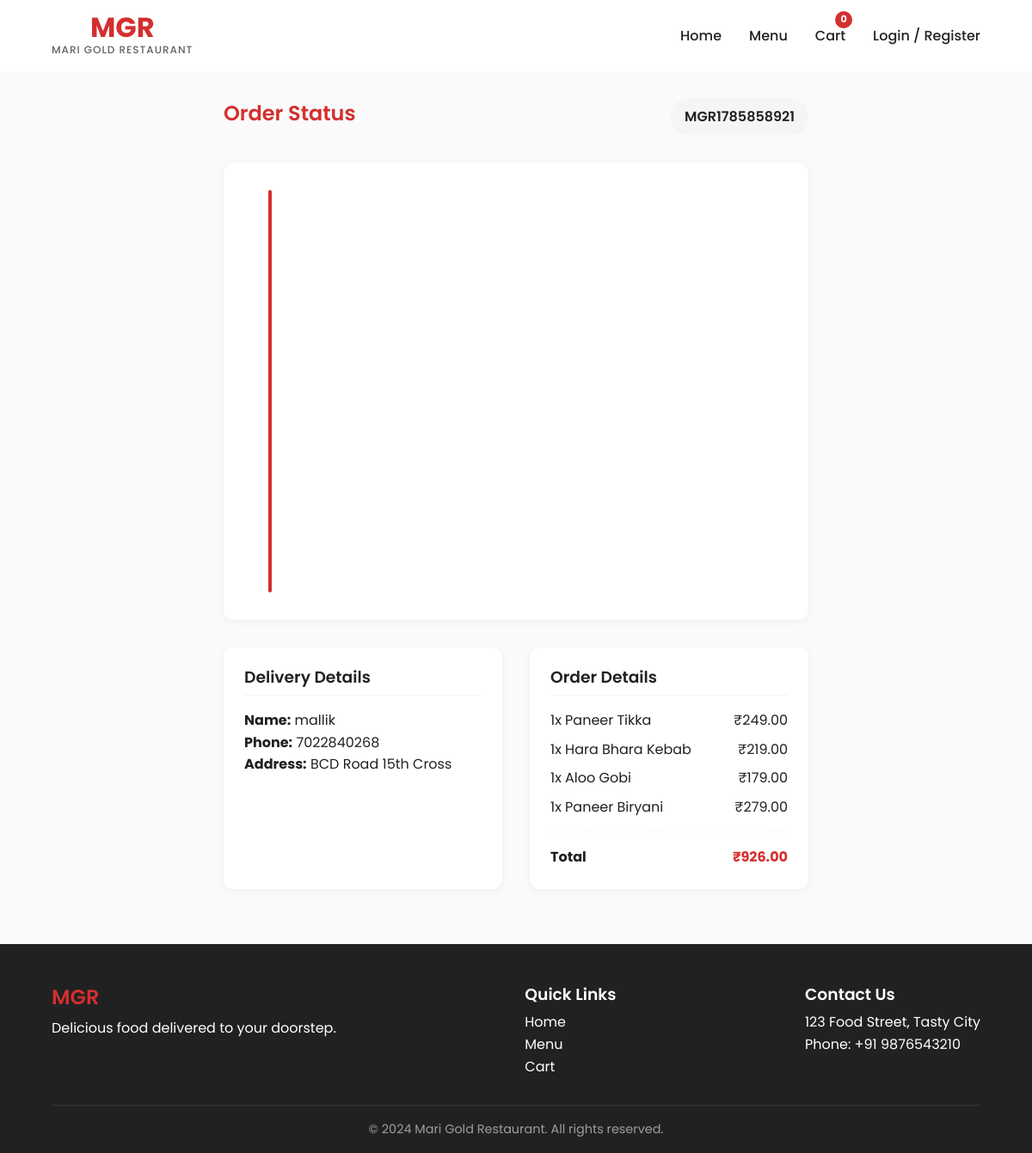
Page /order/MGR1785858921/ on the committed database.
### store/models.py (models this page shows, shortened)
class Order(models.Model):
    STATUS_CHOICES = [
        ('pending', 'Pending'),
        ('confirmed', 'Confirmed'),
        ('preparing', 'Preparing'),
        ('out_for_delivery', 'Out for Delivery'),
        ('delivered', 'Delivered'),
        ('cancelled', 'Cancelled'),
    ]
    PAYMENT_CHOICES = [
        ('upi', 'UPI'),
        ('cod', 'Cash on Delivery'),
    ]
    user = models.ForeignKey(User, on_delete=models.SET_NULL, null=True, blank=True)
    order_number = models.CharField(max_length=20, unique=True)
    customer_name = models.CharField(max_length=200)
    phone = models.CharField(max_length=15)
    email = models.EmailField(blank=True)
    address = models.TextField()
    city = models.CharField(max_length=100)
    pincode = models.CharField(max_length=10)
    total_amount = models.DecimalField(max_digits=10, decimal_places=2)
    payment_method = models.CharField(max_length=10, choices=PAYMENT_CHOICES)
    payment_status = models.BooleanField(default=False)
    order_status = models.CharField(max_length=20, choices=STATUS_CHOICES, default='pending')
    special_instructions = models.TextField(blank=True)
    created_at = models.DateTimeField(auto_now_add=True)
    updated_at = models.DateTimeField(auto_now=True)

class OrderItem(models.Model):
    order = models.ForeignKey(Order, on_delete=models.CASCADE, related_name='items')
    food_item = models.ForeignKey(FoodItem, on_delete=models.SET_NULL, null=True)
    food_name = models.CharField(max_length=200)
    quantity = models.IntegerField(default=1)
    price = models.DecimalField(max_digits=8, decimal_places=2)
    @property
    def subtotal(self):
        return self.quantity * self.price

### store/views.py (the view, shortened to what this page needs)
# urls.py: path('order/<str:order_number>/', views.order_status, name='order_status'),
def order_status(request, order_number):
    order = get_object_or_404(Order, order_number=order_number)
    return render(request, 'store/order_status.html', {'order': order})

### store/templates/store/order_status.html (shortened to what this page needs)
{% extends 'store/base.html' %}
{% load static %}
{% block content %}
<div style="max-width: 800px; margin: 2rem auto; padding: 0 5%;">
    <div style="display: flex; justify-content: space-between; align-items: center; margin-bottom: 2rem;">
        <h2 style="color: var(--mgr-red);">Order Status</h2>
        <span style="background: var(--mgr-gray-light); padding: 0.5rem 1rem; border-radius: 20px; font-weight: 600;">{{ order.order_number|default:"MGR-12345" }}</span>
    </div>
    <div style="background: var(--mgr-white); border-radius: var(--mgr-radius); padding: 2rem; box-shadow: 0 2px 10px rgba(0,0,0,0.05); margin-bottom: 2rem;">
        <div class="timeline" id="orderTimeline" data-status="{{ order.order_status }}">
        </div>
    </div>
    <div style="display: grid; grid-template-columns: 1fr 1fr; gap: 2rem;">
        <div style="background: var(--mgr-white); padding: 1.5rem; border-radius: var(--mgr-radius); box-shadow: 0 2px 10px rgba(0,0,0,0.05);">
            <h3 style="margin-bottom: 1rem; border-bottom: 1px solid var(--mgr-gray-light); padding-bottom: 0.5rem;">Delivery Details</h3>
            <p><strong>Name:</strong> {{ order.customer_name }}</p>
            <p><strong>Phone:</strong> {{ order.phone }}</p>
            <p><strong>Address:</strong> {{ order.address }}</p>
        </div>
        <div style="background: var(--mgr-white); padding: 1.5rem; border-radius: var(--mgr-radius); box-shadow: 0 2px 10px rgba(0,0,0,0.05);">
            <h3 style="margin-bottom: 1rem; border-bottom: 1px solid var(--mgr-gray-light); padding-bottom: 0.5rem;">Order Details</h3>
            <ul style="margin-bottom: 1rem; list-style: none; padding: 0;">
                {% for item in order.items.all %}
                <li style="display: flex; justify-content: space-between; margin-bottom: 0.5rem;">
                    <span>{{ item.quantity }}x {{ item.food_name }}</span>
                    <span>₹{{ item.subtotal }}</span>
                </li>
                {% empty %}
                <li>No items found in this order.</li>
                {% endfor %}
            </ul>
            <div style="border-top: 1px dashed var(--mgr-gray-light); padding-top: 1rem; font-weight: bold; display: flex; justify-content: space-between;">
                <span>Total</span>
                <span style="color: var(--mgr-red);">₹{{ order.total_amount }}</span>
            </div>
        </div>
    </div>
</div>
{% endblock %}

### store/static/store/css/mgr_theme.css (style rules this page uses)
:root { --mgr-red: #D32F2F; --mgr-red-dark: #B71C1C; --mgr-red-light: #EF5350; --mgr-red-bg: #FFEBEE; --mgr-white: #FFFFFF; --mgr-off-white: #FFF5F5; --mgr-gray-lightest: #FAFAFA; --mgr-gray-light: #F5F5F5; --mgr-gray: #9E9E9E; --mgr-gray-dark: #616161; --mgr-dark: #212121; --mgr-shadow: 0 4px 20px rgba(211, 47, 47, 0.12); --mgr-shadow-hover: 0 8px 30px rgba(211, 47, 47, 0.2); --mgr-transition: all 0.3s cubic-bezier(0.4, 0, 0.2, 1); --mgr-radius: 12px; }
*, *::before, *::after { box-sizing: border-box; margin: 0; padding: 0; }
body { font-family: 'Poppins', sans-serif; color: var(--mgr-dark); background-color: var(--mgr-gray-lightest); line-height: 1.6; overflow-x: hidden; }
ul { list-style: none; }
h1, h2, h3, h4, h5, h6 { font-weight: 600; line-height: 1.2; margin-bottom: 0.5rem; }
.timeline { position: relative; padding: 2rem 0; }
.timeline::before { content: ''; position: absolute; left: 20px; top: 0; bottom: 0; width: 4px; background: var(--mgr-gray-light); border-radius: 2px; }

### rows in the picture
Order: order_number "MGR1785858921", customer_name "mallik", phone "7022840268", address "BCD Road 15th Cross", total_amount "926.00"
OrderItem: quantity "1", food_name "Paneer Tikka", subtotal "249.00"
OrderItem: quantity "1", food_name "Hara Bhara Kebab", subtotal "219.00"
OrderItem: quantity "1", food_name "Aloo Gobi", subtotal "179.00"
OrderItem: quantity "1", food_name "Paneer Biryani", subtotal "279.00"
